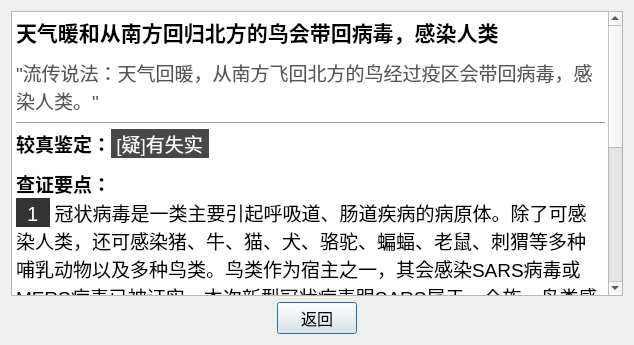
<?xml version="1.0" encoding="UTF-8"?>
<ui version="4.0">
 <class>rumor_info</class>
 <widget class="QDialog" name="rumor_info">
  <property name="geometry">
   <rect>
    <x>0</x>
    <y>0</y>
    <width>634</width>
    <height>345</height>
   </rect>
  </property>
  <property name="windowTitle">
   <string>Dialog</string>
  </property>
  <layout class="QVBoxLayout" name="verticalLayout">
   <item>
    <widget class="QTextBrowser" name="tb_rumor_info">
     <property name="html">
      <string>&lt;!DOCTYPE HTML PUBLIC &quot;-//W3C//DTD HTML 4.0//EN&quot; &quot;http://www.w3.org/TR/REC-html40/strict.dtd&quot;&gt;
&lt;html&gt;&lt;head&gt;&lt;meta name=&quot;qrichtext&quot; content=&quot;1&quot; /&gt;&lt;style type=&quot;text/css&quot;&gt;
p, li { white-space: pre-wrap; }
&lt;/style&gt;&lt;/head&gt;&lt;body style=&quot; font-family:'SimSun'; font-size:9pt; font-weight:400; font-style:normal;&quot;&gt;
&lt;p style=&quot; margin-top:0px; margin-bottom:0px; margin-left:0px; margin-right:0px; -qt-block-indent:0; text-indent:0px;&quot;&gt;&lt;span style=&quot; font-family:'微软雅黑'; font-size:16pt; font-weight:600;&quot;&gt;天气暖和从南方回归北方的鸟会带回病毒，感染人类&lt;/span&gt;&lt;/p&gt;
&lt;p style=&quot; margin-top:0px; margin-bottom:0px; margin-left:0px; margin-right:0px; -qt-block-indent:0; text-indent:0px;&quot;&gt;&lt;span style=&quot; font-family:'微软雅黑'; font-size:6pt; font-weight:600;&quot;&gt;  &lt;/span&gt;&lt;/p&gt;
&lt;p style=&quot; margin-top:0px; margin-bottom:0px; margin-left:0px; margin-right:0px; -qt-block-indent:0; text-indent:0px;&quot;&gt;&lt;span style=&quot; font-family:'微软雅黑'; font-size:14pt; color:#555753;&quot;&gt;&amp;quot;流传说法：天气回暖，从南方飞回北方的鸟经过疫区会带回病毒，感染人类。&amp;quot;&lt;/span&gt;&lt;/p&gt;
&lt;hr /&gt;
&lt;p style=&quot; margin-top:0px; margin-bottom:0px; margin-left:0px; margin-right:0px; -qt-block-indent:0; text-indent:0px;&quot;&gt;&lt;span style=&quot; font-family:'微软雅黑'; font-size:14pt; font-weight:600;&quot;&gt;较真鉴定：&lt;/span&gt;&lt;span style=&quot; font-family:'微软雅黑'; font-size:14pt; color:#ffffff; background-color:#484848;&quot;&gt; [疑]有失实 &lt;/span&gt;&lt;/p&gt;
&lt;p style=&quot; margin-top:0px; margin-bottom:0px; margin-left:0px; margin-right:0px; -qt-block-indent:0; text-indent:0px;&quot;&gt;&lt;span style=&quot; font-size:7pt;&quot;&gt; &lt;/span&gt;&lt;/p&gt;
&lt;p style=&quot; margin-top:0px; margin-bottom:0px; margin-left:0px; margin-right:0px; -qt-block-indent:0; text-indent:0px;&quot;&gt;&lt;span style=&quot; font-family:'微软雅黑'; font-size:14pt; font-weight:600; color:#000000;&quot;&gt;查证要点：&lt;/span&gt;&lt;/p&gt;
&lt;p style=&quot; margin-top:0px; margin-bottom:0px; margin-left:0px; margin-right:0px; -qt-block-indent:0; text-indent:0px;&quot;&gt;&lt;span style=&quot; font-family:'微软雅黑'; font-size:15pt; color:#ffffff; background-color:#333333;&quot;&gt;  1  &lt;/span&gt;&lt;span style=&quot; font-family:'微软雅黑'; font-size:14pt; color:#000000;&quot;&gt; 冠状病毒是一类主要引起呼吸道、肠道疾病的病原体。除了可感染人类，还可感染猪、牛、猫、犬、骆驼、蝙蝠、老鼠、刺猬等多种哺乳动物以及多种鸟类。鸟类作为宿主之一，其会感染SARS病毒或MERS病毒已被证实。本次新型冠状病毒跟SARS属于一个族，鸟类感染可能不表现症状，但如果人接触或食用携带病毒鸟类，会被感染并引起症状。&lt;/span&gt;&lt;/p&gt;
&lt;p style=&quot; margin-top:0px; margin-bottom:0px; margin-left:0px; margin-right:0px; -qt-block-indent:0; text-indent:0px;&quot;&gt;&lt;span style=&quot; font-family:'微软雅黑'; font-size:15pt; color:#ffffff; background-color:#333333;&quot;&gt;  2  &lt;/span&gt;&lt;span style=&quot; font-family:'微软雅黑'; font-size:14pt; color:#000000;&quot;&gt; 所以天气回暖，北飞的鸟可能携带病毒，但这并不意味着什么。因为若没有本次疫情，鸟类也会携带病毒，人类与这些野生动物相安无事，被感染的概率很低；另外，北方城市比如黑龙江、北京等均有数百确诊病例，病毒在全国扩散是既定事实，只要我们做好基础防护，不吃野生动物，疫情不会因为鸟类到来而加重。&lt;/span&gt;&lt;/p&gt;
&lt;p style=&quot; margin-top:0px; margin-bottom:0px; margin-left:0px; margin-right:0px; -qt-block-indent:0; text-indent:0px;&quot;&gt;&lt;span style=&quot; font-family:'微软雅黑'; font-size:7pt; color:#000000;&quot;&gt;  &lt;/span&gt;&lt;/p&gt;
&lt;p style=&quot; margin-top:0px; margin-bottom:0px; margin-left:0px; margin-right:0px; -qt-block-indent:0; text-indent:0px;&quot;&gt;&lt;span style=&quot; font-family:'微软雅黑'; font-size:14pt; font-weight:600; color:#000000;&quot;&gt;查证者：&lt;/span&gt;&lt;span style=&quot; font-family:'微软雅黑'; font-size:14pt; color:#000000;&quot;&gt;谢望时  &lt;/span&gt;&lt;span style=&quot; font-family:'微软雅黑'; font-size:14pt; color:#8d8d8d;&quot;&gt;药理学硕士，知贝儿科药师&lt;/span&gt;&lt;/p&gt;
&lt;hr /&gt;
&lt;p style=&quot; margin-top:0px; margin-bottom:0px; margin-left:0px; margin-right:0px; -qt-block-indent:0; text-indent:0px;&quot;&gt;&lt;span style=&quot; font-family:'微软雅黑'; font-size:12pt; font-weight:600; color:#000000;&quot;&gt;时间&lt;/span&gt;&lt;span style=&quot; font-family:'微软雅黑'; font-size:12pt; color:#000000;&quot;&gt;：2020-02-13　&lt;/span&gt;&lt;span style=&quot; font-family:'微软雅黑'; font-size:12pt; font-weight:600; color:#000000;&quot;&gt;来源&lt;/span&gt;&lt;span style=&quot; font-family:'微软雅黑'; font-size:12pt; color:#000000;&quot;&gt;：腾讯较真&lt;/span&gt;&lt;/p&gt;
&lt;p style=&quot;-qt-paragraph-type:empty; margin-top:0px; margin-bottom:0px; margin-left:0px; margin-right:0px; -qt-block-indent:0; text-indent:0px;&quot;&gt;&lt;br /&gt;&lt;/p&gt;&lt;/body&gt;&lt;/html&gt;</string>
     </property>
    </widget>
   </item>
   <item>
    <layout class="QHBoxLayout" name="horizontalLayout">
     <item>
      <spacer name="horizontalSpacer">
       <property name="orientation">
        <enum>Qt::Horizontal</enum>
       </property>
       <property name="sizeHint" stdset="0">
        <size>
         <width>40</width>
         <height>20</height>
        </size>
       </property>
      </spacer>
     </item>
     <item>
      <widget class="QPushButton" name="btn_back">
       <property name="font">
        <font>
         <family>黑体</family>
         <pointsize>12</pointsize>
        </font>
       </property>
       <property name="text">
        <string>返回</string>
       </property>
      </widget>
     </item>
     <item>
      <spacer name="horizontalSpacer_2">
       <property name="orientation">
        <enum>Qt::Horizontal</enum>
       </property>
       <property name="sizeHint" stdset="0">
        <size>
         <width>40</width>
         <height>20</height>
        </size>
       </property>
      </spacer>
     </item>
    </layout>
   </item>
  </layout>
 </widget>
 <resources/>
 <connections/>
</ui>
